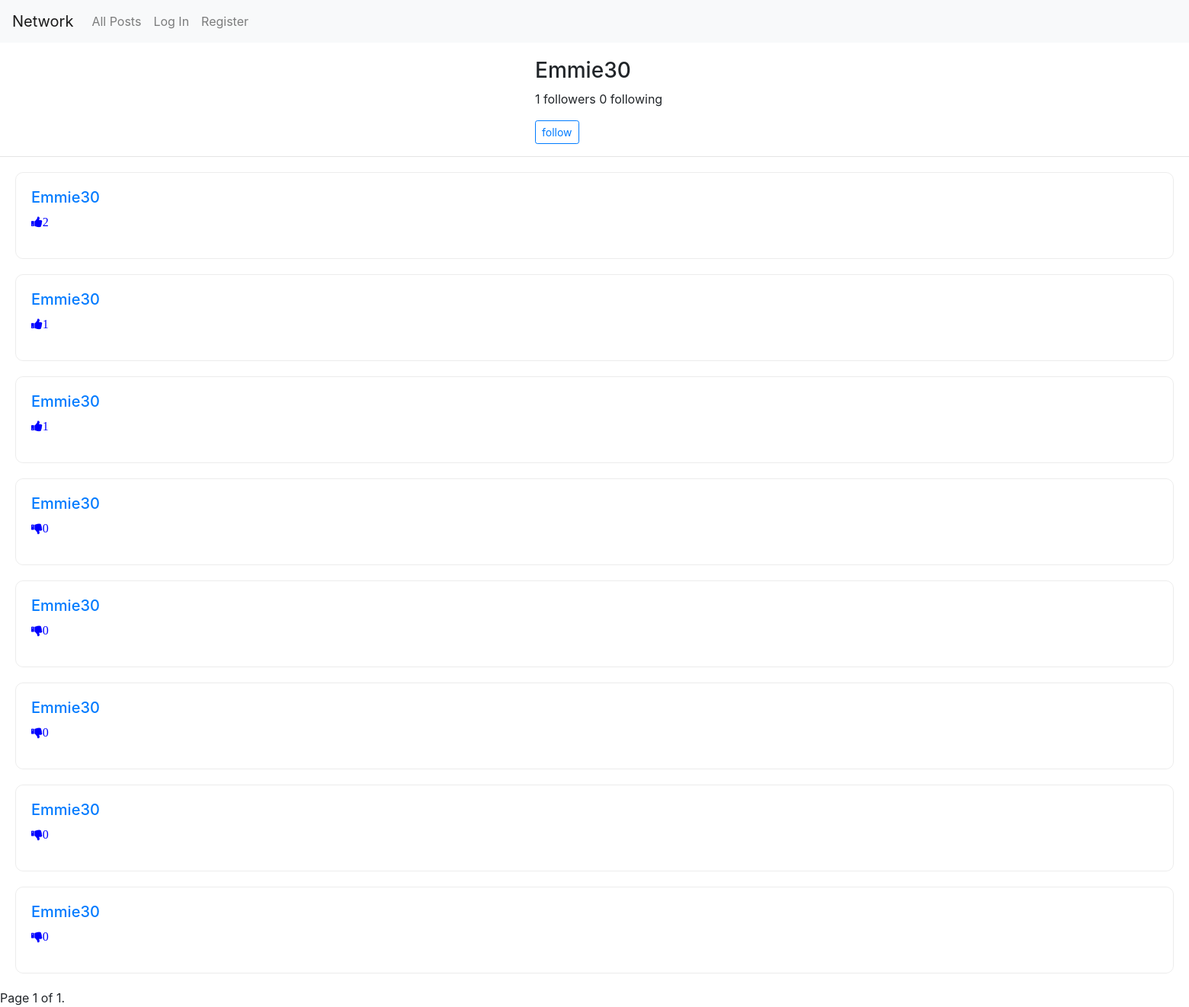
The app's page /user_details/Emmie30 with its own data.
### network/models.py (models this page shows, shortened)
class Posts(models.Model):
    name = models.CharField(max_length=200, default='user')
    post = models.TextField(max_length=None)
    likes = models.IntegerField(max_length=None, default=0)
    date = models.DateTimeField()
    state = models.CharField(max_length=200, default='up')
    liked_by = models.CharField(max_length=200, default='')

### network/views.py (the view)
# urls.py: path("user_details/<str:name>", views.user_details, name="user_details"),
def user_details(request, name):
    posts = Posts.objects.filter(name=name)
    posts = posts.order_by("-date").all()
    paginator = Paginator(posts, 10)
    page_number = request.GET.get('page')
    page_obj = paginator.get_page(page_number)
    detail = UserDetails.objects.filter(name=name)
    ct = 0
    cp = 0
    btn_value = 'follow'
    for i in detail:
        followers = i.followers
        following = i.following
        if followers == request.user.username:
            btn_value = 'unfollow'
        if followers != 'names':
            ct += 1
        if following != 'names':
            cp += 1
    return render(request, "network/user_details.html", {'page_obj': page_obj, 'name': name,
                                                         'followers': ct, 'following': cp, 'btn_value': btn_value})

### network/templates/network/user_details.html (shortened to what this page needs)
{% extends "network/layout.html" %}
{% load static %}
{% block body %}
    <div style="position: relative; left: 45%; margin-top: 20px;">
        <h3 id='post_name'>{{name}}</h3>
        <p id="user_following"> {{followers}} followers {{following}} following </p>
        {% if name != user.username %}
            {% if btn_value == 'follow'%}
                <button id='ff_btn' class="btn btn-sm btn-outline-primary" onclick = 'follow("{{ name }}")')>
                    follow
                </button>
            {% else %}
                <button id='ff_btn' class="btn btn-sm btn-outline-primary" onclick = 'follow("{{ name }}")')>
                    unfollow
                </button>
            {% endif %}
        {% endif %}
    </div>
    <hr>
    <div>
        {% for post in page_obj %}
        <div id="content" style="border: .5px solid rgba(0, 0, 0, 0.075); padding: 20px; margin: 20px; border-radius: 10px;">
            <h5><a href="#">{{post.name}}</a></h5>
            {% if post.state == 'down' and post.liked_by == user.username %}
                <p><i id={{post.id}} onclick="like_unlike(this, '{{post.id}}')" class="fa fa-thumbs-down" style="cursor: pointer; color: #00F" onMouseOver="this.style.color='#0F0'" onMouseOut="this.style.color='#00F'">{{post.likes}}</i></p>
            {% else %}
                <p><i id={{post.id}} onclick="like_unlike(this, '{{post.id}}')" class="fa fa-thumbs-up" style="cursor: pointer; color: #00F" onMouseOver="this.style.color='#0F0'" onMouseOut="this.style.color='#00F'">{{post.likes}}</i>
                </p>
            {% endif %}
        </div>
        {% endfor %}
        <div class="pagination">
            <span class="step-links">
                <span class="current">
                    Page {{ page_obj.number }} of {{ page_obj.paginator.num_pages }}.
                </span>
            </span>
        </div>
    </div>
{% endblock %}

### records on screen
Posts: name "Emmie30", likes "2"
Posts: name "Emmie30", likes "1"
Posts: name "Emmie30", likes "1"
Posts: name "Emmie30", likes "0"
Posts: name "Emmie30", likes "0"
Posts: name "Emmie30", likes "0"
Posts: name "Emmie30", likes "0"
Posts: name "Emmie30", likes "0"

### other values on screen
{{ name }} "Emmie30"
{{ followers }} "1"
{{ following }} "0"
{{ page_obj.number }} "1"
{{ page_obj.paginator.num_pages }} "1"
